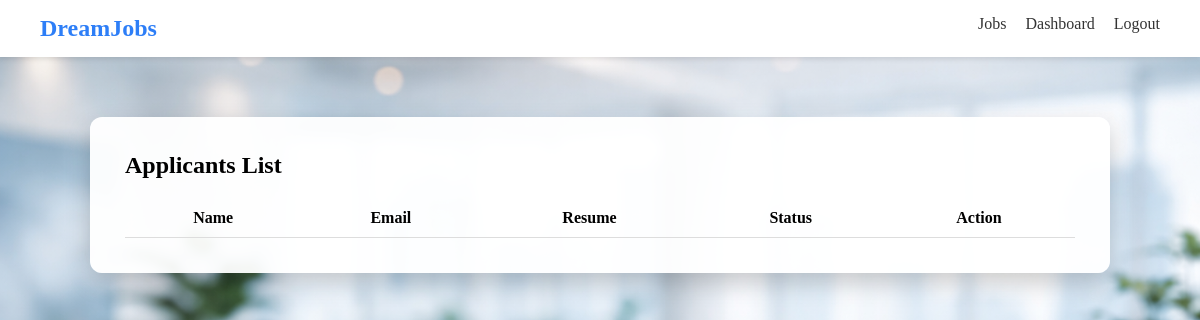
The app's page /job/1/applicants/ (signed in), older data.
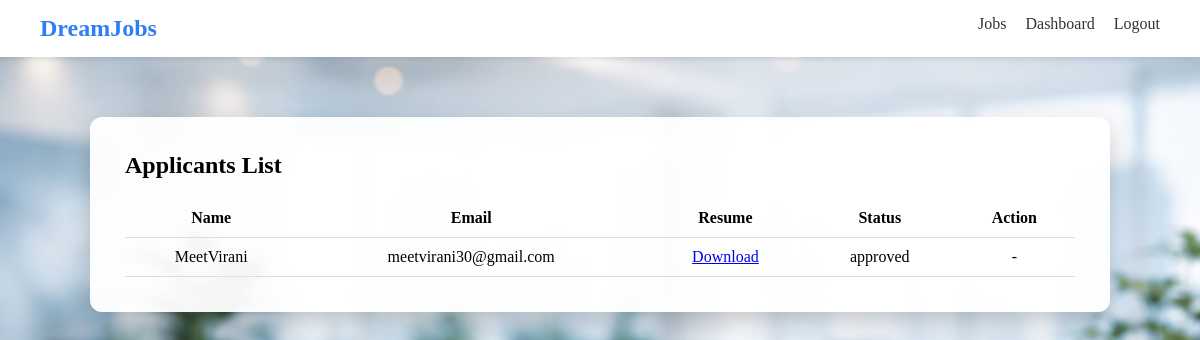
The same page, newer data.
### portal/models.py (models this page shows, shortened)
class Application(models.Model):
    STATUS_CHOICES = (
        ("pending", "Pending"),
        ("approved", "Approved"),
        ("rejected", "Rejected"),
    )
    job = models.ForeignKey(Job, on_delete=models.CASCADE)
    applicant = models.ForeignKey(User, on_delete=models.CASCADE)
    resume = models.FileField(upload_to="resumes/")
    status = models.CharField(max_length=10, choices=STATUS_CHOICES, default="pending")

### portal/views.py (the view)
# urls.py: path('job/<int:job_id>/applicants/', views.view_applicants, name='view_applicants'),
@login_required
def view_applicants(request, job_id):
    job = get_object_or_404(Job, id=job_id, employer=request.user)
    applicants = job.application_set.all()   # all applications
    return render(request, "portal/applicants.html",{
        'job': job,
        'applicants': applicants
    })

### portal/templates/portal/applicants.html
{% extends "portal/base.html" %}
{% block content %}
<div class="dashboard-wrapper">
    <div class="dashboard-card">
        <h2>Applicants List</h2>
        <table class="app-table">
            <tr>
                <th>Name</th>
                <th>Email</th>
                <th>Resume</th>
                <th>Status</th>
                <th>Action</th>
            </tr>
            {% for app in applicants %}
            <tr>
                <td>{{ app.applicant.username }}</td>
                <td>{{ app.applicant.email }}</td>
                <td>
                    <a href="{{ app.resume.url }}" target="_blank">Download</a>
                </td>
                <td>{{ app.status }}</td>
                <td>
                    {% if app.status == "pending" %}
                        <a href="{% url 'approve_application' app.id %}" class="btn-approve">Approve</a>
                        <a href="{% url 'reject_application' app.id %}" class="btn-reject">Reject</a>
                    {% else %}
                        -
                    {% endif %}
                </td>
            </tr>
            {% endfor %}
        </table>
    </div>
</div>
{% endblock %}

Row changes from the older to the newer data that the page shows:
added Application: applicant.username "MeetVirani", applicant.email "meetvirani30@gmail.com", status "approved"
